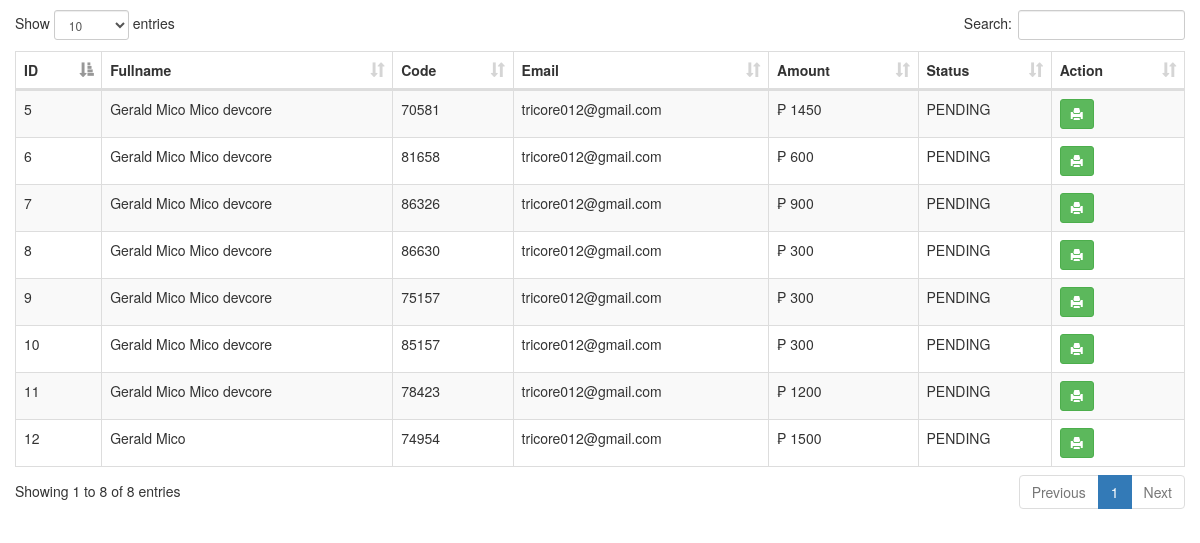
Screenshot of /myorder/orders.php?customer_id=1 (signed in) with the database file from the repository.
### tables this page shows
CREATE TABLE `tbl_order` (
  `id` int(11) NOT NULL,
  `customer_id` int(11) NOT NULL,
  `amount` double NOT NULL,
  `name` varchar(255) NOT NULL,
  `payment_type` varchar(255) NOT NULL,
  `order_status` varchar(255) NOT NULL,
  `order_at` datetime NOT NULL,
  `code` int(50) NOT NULL,
  `email` varchar(250) NOT NULL
);

### myorder/orders.php (the view, shortened to what this page needs)
<?php
	$customer_id = $_GET['customer_id'];
?>
<!DOCTYPE html>
<html>
<head>
	<link rel="stylesheet" type="text/css" href="bootstrap/css/bootstrap.min.css">
	<link rel="stylesheet" type="text/css" href="datatable/dataTable.bootstrap.min.css">
</head>
<body>
<div class="container">
	<div class="row">
		<div class="col-sm-12">
			<div class="height10">
			</div>
			<div class="row">
				<table id="myTable" class="table table-bordered table-striped">
					<thead>
						<th>ID</th>
						<th>Fullname</th>
						<th>Code</th>
						<th>Email</th>
						<th>Amount</th>
						<th>Status</th>
						<th>Action</th>
					</thead>
					<tbody>
						<?php
							include_once('../ADMIN/connection/connection.php');
							$sql = "SELECT * FROM tbl_order WHERE customer_id = '$customer_id'";
							$query = $conn->query($sql);
							while($row = $query->fetch_assoc()){
								echo
								"<tr>
									<td>".$row['id']."</td>
									<td>".$row['name']."</td>
									<td>".$row['code']."</td>
									<td>".$row['email']."</td>
									<td>₱ ".$row['amount']."</td>
									<td>".$row['order_status']."</td>
									<td>
										<a href='print_pdf.php?id=".$row['id']."' class='btn btn-success btn-sm'><span class='glyphicon glyphicon-print'></span></a>
									</td>
								</tr>";
							}
						?>
					</tbody>
				</table>
			</div>
		</div>
	</div>
</div>
</body>
</html>

### myorder/orders.php (style rules this page uses)
.height10 { height:10px; }

### rows the page displays
tbl_order: id "5", name "Gerald Mico Mico devcore", code "70581", email "tricore012@gmail.com", amount "1450", order_status "PENDING"
tbl_order: id "6", name "Gerald Mico Mico devcore", code "81658", email "tricore012@gmail.com", amount "600", order_status "PENDING"
tbl_order: id "7", name "Gerald Mico Mico devcore", code "86326", email "tricore012@gmail.com", amount "900", order_status "PENDING"
tbl_order: id "8", name "Gerald Mico Mico devcore", code "86630", email "tricore012@gmail.com", amount "300", order_status "PENDING"
tbl_order: id "9", name "Gerald Mico Mico devcore", code "75157", email "tricore012@gmail.com", amount "300", order_status "PENDING"
tbl_order: id "10", name "Gerald Mico Mico devcore", code "85157", email "tricore012@gmail.com", amount "300", order_status "PENDING"
tbl_order: id "11", name "Gerald Mico Mico devcore", code "78423", email "tricore012@gmail.com", amount "1200", order_status "PENDING"
tbl_order: id "12", name "Gerald Mico", code "74954", email "tricore012@gmail.com", amount "1500", order_status "PENDING"
